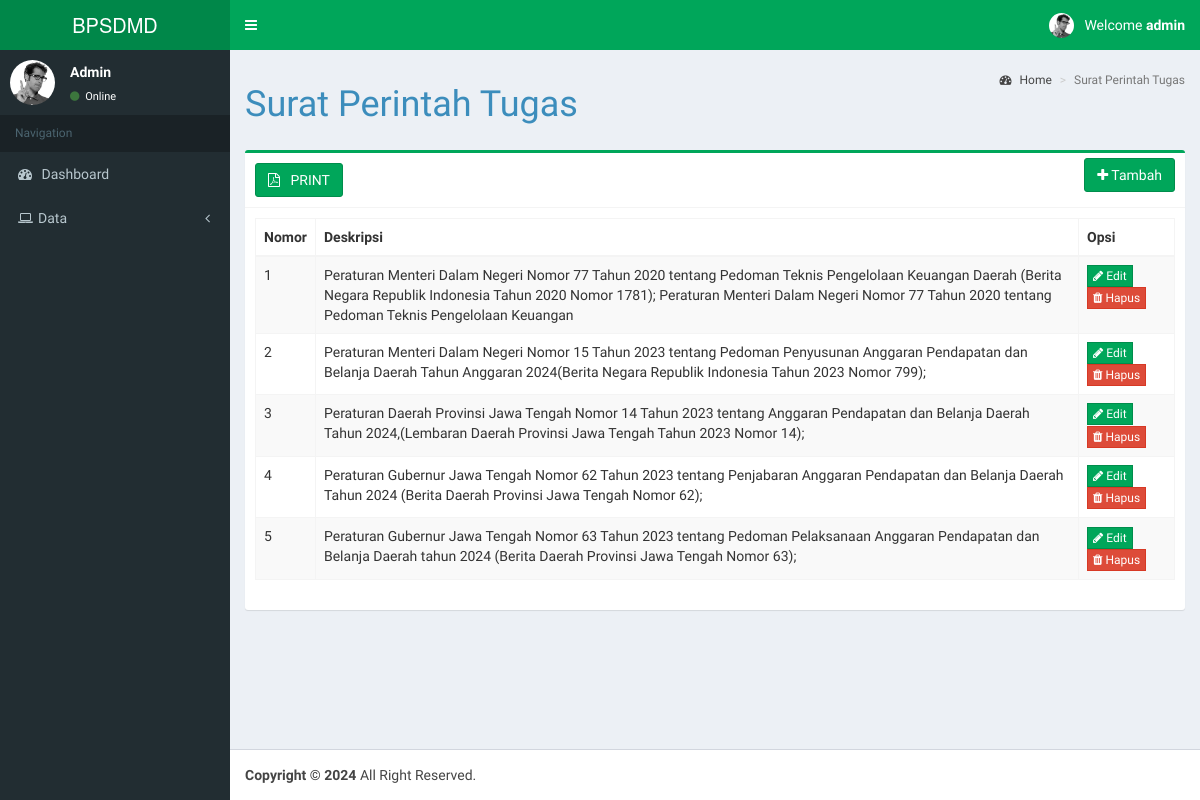
/data_produk.php (signed in), run on the app's committed database.
### tables this page shows
CREATE TABLE `tb_produk` (
  `id_produk` int(11) NOT NULL,
  `kode_produk` varchar(255) NOT NULL,
  `nama_produk` varchar(255) NOT NULL
);

### data_produk.php (the view, shortened to what this page needs)
<?php
include 'template/header_admin.php';
include 'koneksidb.php';
?>
<div class="content-wrapper">
<section class="content-header">
  <h1>Surat Perintah Tugas
  </h1>
  <ol class="breadcrumb">
  <li><a href="index.php"><i class="fa fa-dashboard"></i> Home</a></li>
  <li class="active">Surat Perintah Tugas</li>
  </ol>
</section>
<section class="content">
  <div class="row">
    <div class="col-sm-12">
      <div class="box box-success">
        <div class="box-header with-border">
          <a href="cetak_dinamis.php" target="_blank" class="btn btn-success"><i class="fa fa-file-pdf-o"></i> &nbsp PRINT</a>
          <div class="box-tools pull-left">
            <a href="#" class="btn btn-success" data-toggle="modal" data-target="#tambahproduk"><i class="fa fa-plus"></i> Tambah</a>
          </div>
        </div>
        <div class="box-body">
          <div class="table-responsive22">
            <table id="datatable" class="table table-bordered table-striped">
              <thead>
                <tr>
                  <th>Nomor</th>
                  <th>Deskripsi</th>
                  <th>Opsi</th>
                </tr>
              </thead>
              <tbody>
                  <?php
                  $no = 1;
                    $queryview = mysqli_query($koneksi, "SELECT * FROM tb_produk");
                    while ($row = mysqli_fetch_assoc($queryview)) {
                  ?>
                  <tr>
                    <td><?php echo $no++; ?></td>
                    <td><?php echo $row['kode_produk'];?></td>
                    <td>
                      <a href="#" class="btn btn-success btn-flat btn-xs" data-toggle="modal" data-target="#updateproduk<?php echo $no; ?>"><i class="fa fa-pencil"></i> Edit</a>
                      <a href="#" class="btn btn-danger btn-flat btn-xs" data-toggle="modal" data-target="#deleteproduk<?php echo $no; ?>"><i class="fa fa-trash"></i> Hapus</a>
                    </td>
                  </tr>
                  <?php
                    }
                  ?>
              </tbody>
            </table>
          </div>
        </div>
      </div>
    </div>
  </div>
</section>
</div>
<?php include 'template/footer.php'; ?>

### data on the page
tb_produk: kode_produk "Peraturan Menteri Dalam Negeri Nomor 77 Tahun 2020 tentang Pedoman Teknis Pengelolaan Keuangan Daerah (Berita Negara Republik Indonesia Tahun 2020 Nomor 1781); Peraturan Menteri Dalam Negeri Nomor 77 Tahun 2020 tentang Pedoman Teknis Pengelolaan Keuangan"
tb_produk: kode_produk "Peraturan Menteri Dalam Negeri Nomor 15 Tahun 2023 tentang Pedoman Penyusunan Anggaran Pendapatan dan Belanja Daerah Tahun Anggaran 2024(Berita Negara Republik Indonesia Tahun 2023 Nomor 799);"
tb_produk: kode_produk "Peraturan Daerah Provinsi Jawa Tengah Nomor 14 Tahun 2023 tentang Anggaran Pendapatan dan Belanja Daerah Tahun 2024,(Lembaran Daerah Provinsi Jawa Tengah Tahun 2023 Nomor 14);"
tb_produk: kode_produk "Peraturan Gubernur Jawa Tengah Nomor 62 Tahun 2023 tentang Penjabaran Anggaran Pendapatan dan Belanja Daerah Tahun 2024 (Berita Daerah Provinsi Jawa Tengah Nomor 62);"
tb_produk: kode_produk "Peraturan Gubernur Jawa Tengah Nomor 63 Tahun 2023 tentang Pedoman Pelaksanaan Anggaran Pendapatan dan Belanja Daerah tahun 2024 (Berita Daerah Provinsi Jawa Tengah Nomor 63);"

### other printed values
$_SESSION['username'] "admin"
$_SESSION['nama'] "Admin"
